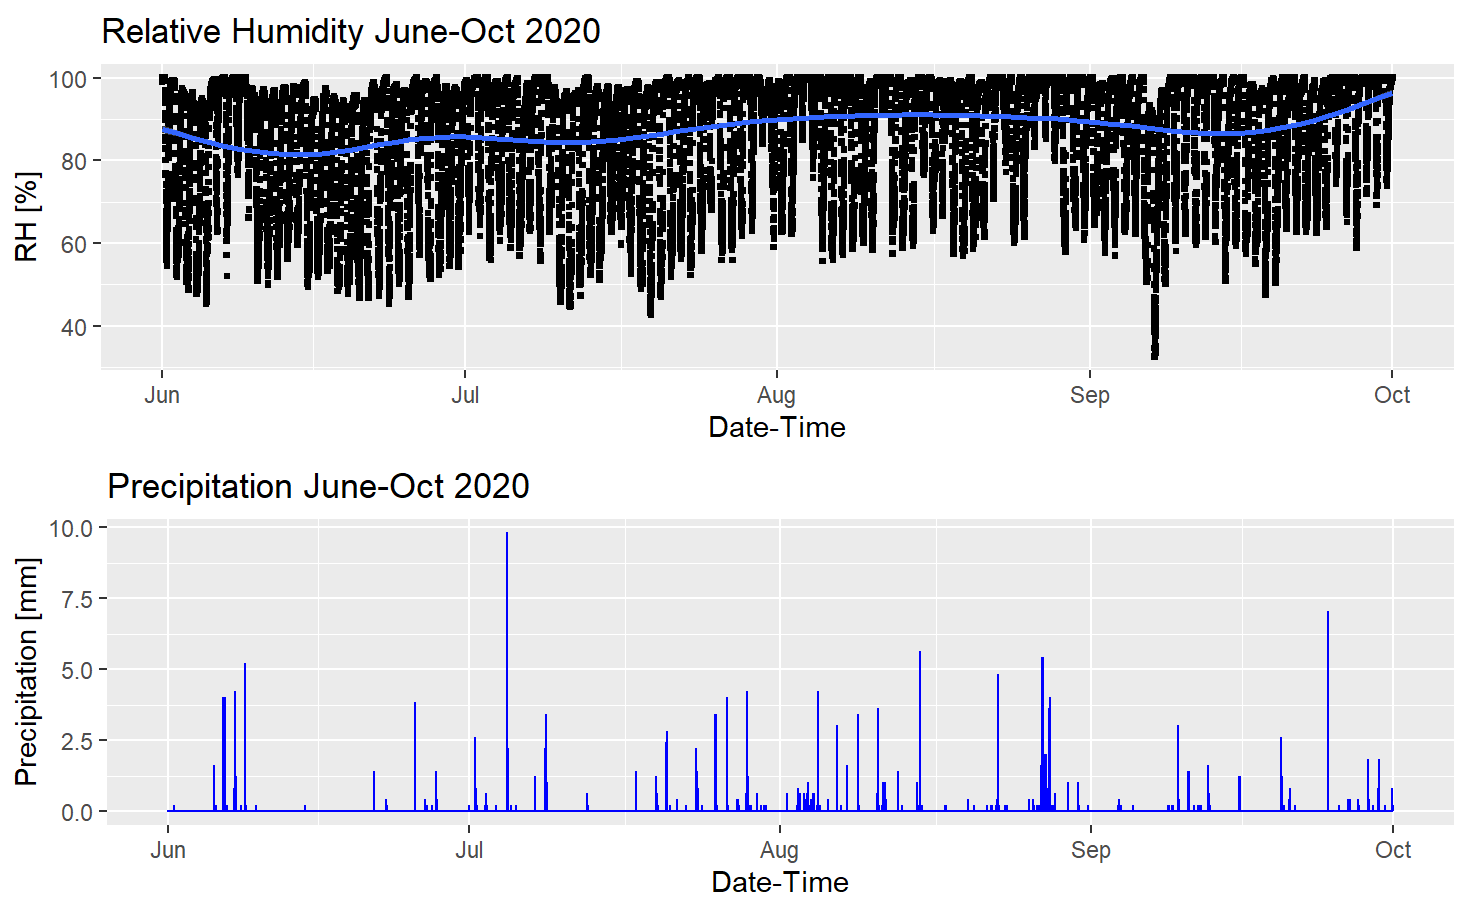

Write R code to recreate this figure.
library(rio)
getwd()
setwd("C:/R/Homework/1017")
xlsx <- import("weatherdata.xlsx")

library(lubridate)
date <- xlsx$Date
dt <- mdy_hms(date)

library(ggplot2)
Sys.setlocale("LC_ALL", "English")

data1 <- data.frame(time = dt
                   , RH = xlsx$RH)

p1 <- ggplot(data = data1, aes(time, RH))+
  geom_point(size = 1, color = "black", shape = 15, alpha = 1)+
  geom_smooth()+
  labs(title = "Relative Humidity June-Oct 2020"
       , x = "Date-Time"
       , y = "RH [%]")

data2 <- data.frame(time = dt
                    , RH = xlsx$Rain)

p2 <- ggplot(data = data2, aes(time, RH))+
  geom_bar(stat = "identity", color = "blue")+
  labs(title = "Precipitation June-Oct 2020"
       , x = "Date-Time"
       , y = "Precipitation [mm]")

library(gridExtra)
grid.arrange(p1,p2,nrow = 2)
